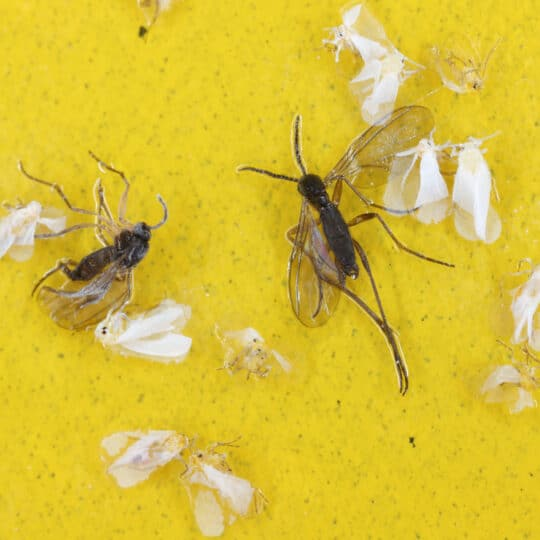
#> input picture dark-winged-fungus-gnats-and-white-flies-are-stuck-on-a-yellow-sticky-trap-whiteflies-trapped-and-sciaridae-fly-sticky-in-a-trap-stockpack-adobe-stock-540x540.jpg, 540 x 540 px
$ python run_demo.py
#> lines starting #> are read from the running program, lines starting #| are printed output that depends on the picture; after the words box and inside, x2 and y2 are one past the last pixel; in counts of white or black regions, pixels touching at a corner belong together
#!/usr/bin/env python3
"""
EcoBloom Pest Detection - Clean Demo Runner
Analyzes sticky trap images using OpenCV color-based detection
"""

import cv2
import numpy as np
import os
import sys
from datetime import datetime

def analyze_sticky_trap(image_path, output_dir="demo_results"):
    """
    Analyze a sticky trap image for pests

    Args:
        image_path: Path to sticky trap image
        output_dir: Directory to save results
    """
#> called with output_dir = 'demo_results'
    print("="*70)
    print("         EcoBloom Pest Detection Demo")
    print("="*70)
    print()

    # Create output directory
    os.makedirs(output_dir, exist_ok=True)

    # Load image
    print(f"[1/4] Loading image: {image_path}")
    img = cv2.imread(image_path)
#> img is the input picture: shape (540, 540, 3); mean B, G, R 56.2, 192.1, 217.2

    if img is None:
        print(f"ERROR: Could not load image: {image_path}")
        return None

    print(f"      Image size: {img.shape[1]}x{img.shape[0]} pixels")
#|       Image size: 540x540 pixels

    # Convert to HSV
    print("[2/4] Analyzing image...")
    hsv = cv2.cvtColor(img, cv2.COLOR_BGR2HSV)
#> hsv: shape (540, 540, 3); mean H, S, V 26.2, 187.6, 217.3

    # Adaptive threshold based on brightness
    avg_brightness = np.mean(hsv[:, :, 2])
#> avg_brightness = 217.3

    if avg_brightness < 80:
        upper_value = 120
        lighting = "dark"
    elif avg_brightness > 180:
        upper_value = 80
        lighting = "bright"
    else:
        upper_value = 100
        lighting = "normal"

    print(f"      Lighting: {lighting} (brightness: {avg_brightness:.1f})")
#|       Lighting: bright (brightness: 217.3)

    # Detect dark objects (insects)
    lower_dark = np.array([0, 0, 0])
    upper_dark = np.array([180, 255, upper_value])
    mask = cv2.inRange(hsv, lower_dark, upper_dark)
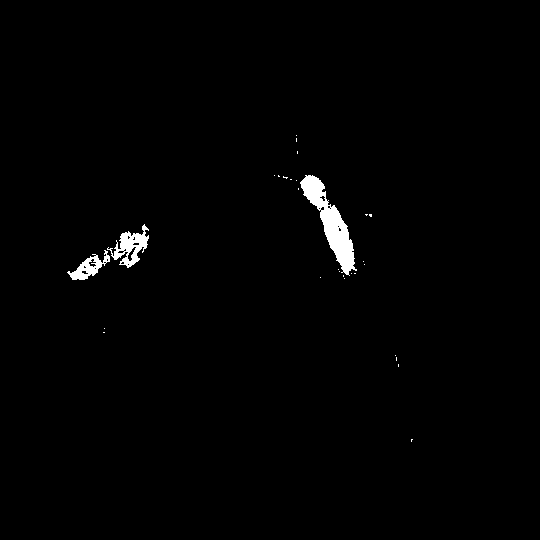
#> mask: shape (540, 540); 1.1% white; 29 white regions (26 under 20 px), largest, box (x1, y1, x2, y2) and area: (300, 175, 357, 276) 1882, (107, 224, 149, 268) 744, (67, 250, 110, 280) 481

    # Noise removal
    kernel = np.ones((3,3), np.uint8)
    mask = cv2.morphologyEx(mask, cv2.MORPH_OPEN, kernel, iterations=2)
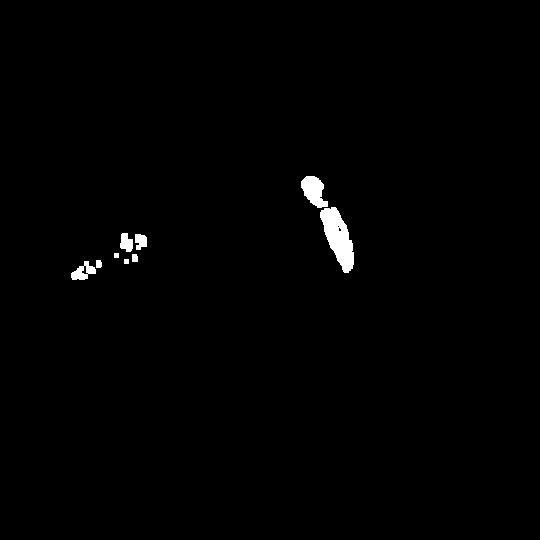
#> mask: shape (540, 540); 0.86% white; 9 white regions, largest, box (x1, y1, x2, y2) and area: (320, 207, 354, 273) 1244, (301, 176, 328, 208) 545, (71, 261, 96, 280) 256
    mask = cv2.morphologyEx(mask, cv2.MORPH_CLOSE, kernel, iterations=2)
#> mask: shape (540, 540); 0.91% white; 4 white regions

    # Find contours
    contours, _ = cv2.findContours(mask, cv2.RETR_EXTERNAL, cv2.CHAIN_APPROX_SIMPLE)
#> contours = 4 contours, 1 with area under 20; largest, box (x1, y1, x2, y2) and area: (301, 176, 354, 273) 1702, (120, 233, 147, 264) 408, (71, 260, 102, 280) 282

    # Filter by size
    min_area = 50  # Configurable
    max_area = 5000
    detected_pests = []

    print("[3/4] Detecting pests...")

    for idx, contour in enumerate(contours):
        area = cv2.contourArea(contour)
        if min_area < area < max_area:
            (x, y), radius = cv2.minEnclosingCircle(contour)
            center = (int(x), int(y))
            radius = int(radius)

            detected_pests.append({
                'id': idx + 1,
                'center': center,
                'radius': radius,
                'area': area
            })

            # Draw detection
            cv2.circle(img, center, max(radius, 10), (0, 255, 0), 2)
            cv2.putText(img, f'#{idx+1}', (center[0]-10, center[1]-radius-5),
                       cv2.FONT_HERSHEY_SIMPLEX, 0.4, (0, 255, 0), 1)
#> this loop made 4 passes
#> (area, x, y, radius, center) on passes 1, 3: (282, 86, 269.5, 16, (86, 269)), (408.5, 131.9, 247.4, 17, (131, 247))
#> (area, x, y, radius) on pass 4: (1702.5, 327, 224, 52)
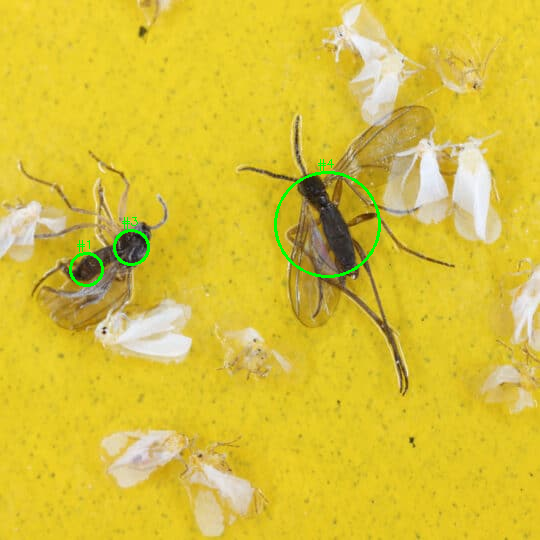
#> img: shape (540, 540, 3); 0.6% of pixels changed, all inside (x1, y1, x2, y2) = (69, 159, 381, 287)
#> after the loop, detected_pests = 3 items

    pest_count = len(detected_pests)
#> pest_count = 3

    # Risk assessment
    if pest_count <= 5:
        risk = "LOW"
        color = (0, 255, 0)
    elif pest_count <= 15:
        risk = "MEDIUM"
        color = (0, 165, 255)
    else:
        risk = "HIGH"
        color = (0, 0, 255)

    # Add overlay
    cv2.putText(img, f"Detected: {pest_count} pests | Risk: {risk}",
                (10, 30), cv2.FONT_HERSHEY_SIMPLEX, 0.8, color, 2)
    cv2.putText(img, f"EcoBloom Demo - {datetime.now().strftime('%Y-%m-%d')}",
               (10, img.shape[0] - 10), cv2.FONT_HERSHEY_SIMPLEX, 0.4, (255, 255, 255), 1)
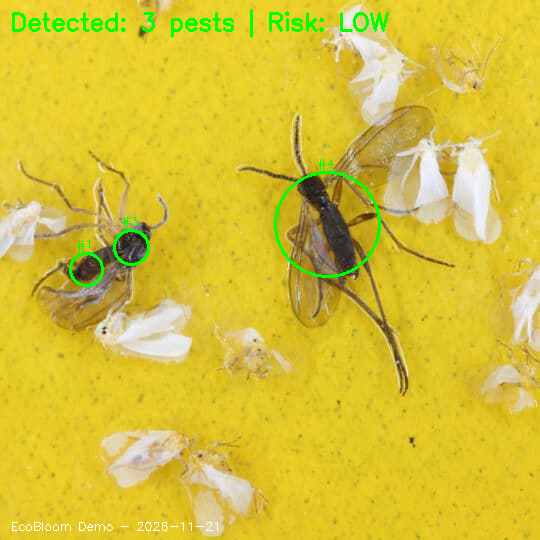
#> img: shape (540, 540, 3); mean B, G, R 55.7, 193.3, 214.3

    # Save result
    output_path = os.path.join(output_dir, f"{os.path.splitext(os.path.basename(image_path))[0]}_analyzed.jpg")
    cv2.imwrite(output_path, img)

    print("[4/4] Results:")
    print()
    print("="*70)
    print(f"  Pests Detected:  {pest_count}")
#|   Pests Detected:  3
    print(f"  Risk Level:      {risk}")
    print(f"  Output Image:    {output_path}")
    print("="*70)
    print()

    if detected_pests:
        print(f"Top 10 detected pests by size:")
        print("-"*70)
        sorted_pests = sorted(detected_pests, key=lambda x: x['area'], reverse=True)
#> sorted_pests = 3 items
        for pest in sorted_pests[:10]:
            print(f"  Pest #{pest['id']}: Area={pest['area']:.0f}px at ({pest['center'][0]}, {pest['center'][1]})")
#> this loop made 3 passes
#> pest on passes 2 to 3: {'id': 3, 'center': (131, 247), 'radius': 17, 'area': 408.5}, {'id': 1, 'center': (86, 269), 'radius': 16, 'area': 282}
#|   Pest #4: Area=1702px at (327, 224)
#|   Pest #3: Area=408px at (131, 247)
#|   Pest #1: Area=282px at (86, 269)
        print("-"*70)

    print()
    print(f"[+] Analysis complete! Open: {output_path}")
    print()
    print("NOTE: This demo uses OpenCV color-based detection.")
    print("      Production version will use custom YOLOv8 model.")
    print("      See model-training/README.md for details.")
    print("="*70)

    return {
        'pest_count': pest_count,
        'risk_level': risk,
        'output_path': output_path,
        'detected_pests': detected_pests
    }

if __name__ == "__main__":
    # Check for command line argument
    if len(sys.argv) < 2:
        print("Usage: python run_demo.py <image_path>")
        print()
        print("Example:")
        print("  python run_demo.py sticky_trap.jpg")
        print()

        # Try to find the fungus gnat image
        test_image = "dark-winged-fungus-gnats-and-white-flies-are-stuck-on-a-yellow-sticky-trap-whiteflies-trapped-and-sciaridae-fly-sticky-in-a-trap-stockpack-adobe-stock-540x540.jpg"
        if os.path.exists(test_image):
            print(f"Found test image: {test_image}")
            print("Running demo on this image...")
            print()
            analyze_sticky_trap(test_image)
        else:
            print("No test image found. Please provide an image path.")
        sys.exit(0)
#> (the program exits here)
